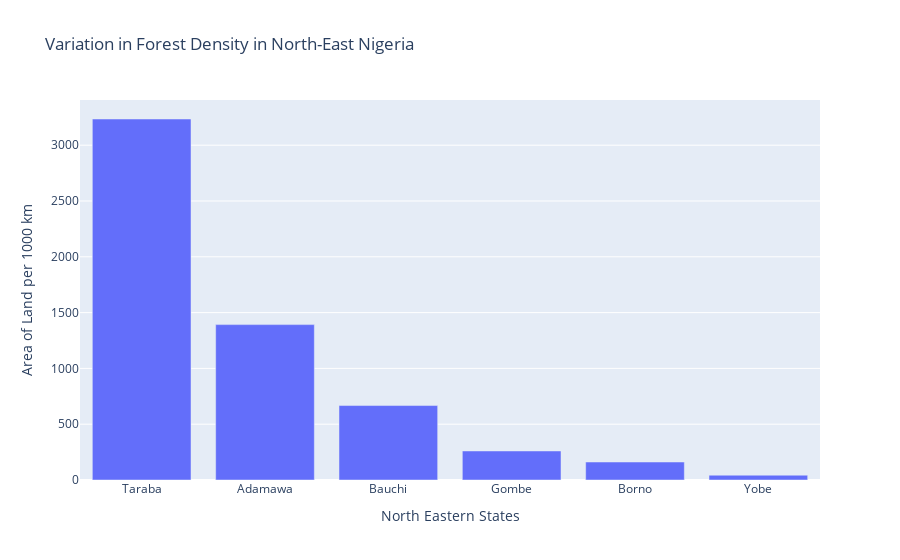

The notebook cell this image was saved under:
### Code cell
geemap.bar_chart(data=ne_fnf, x='ADM1_NAME', y='class_1_km2', x_label= 'North Eastern States', y_label='Area of Land per 1000 km', 
                 title='Variation in Forest Density in North-East Nigeria')

### Figure 1 — Plotly figure (JSON) as saved in the notebook; plotly's stock layout.template omitted (floating-point values rounded to 4 significant figures)
{"data": [{"alignmentgroup": "True", "hovertemplate": "North Eastern States=%{x}<br>Area of Land per 1000 km=%{y}<extra></extra>", "legendgroup": "", "marker": {"color": "#636efa", "pattern": {"shape": ""}}, "name": "", "offsetgroup": "", "orientation": "v", "showlegend": false, "textposition": "auto", "type": "bar", "x": ["Taraba", "Adamawa", "Bauchi", "Gombe", "Borno", "Yobe"], "xaxis": "x", "y": [3235.0, 1392.0, 667.1, 260.1, 161.2, 42.99], "yaxis": "y"}], "layout": {"autosize": true, "barmode": "group", "legend": {"tracegroupgap": 0}, "title": {"text": "Variation in Forest Density in North-East Nigeria"}, "xaxis": {"anchor": "y", "autorange": true, "domain": [0, 1], "range": [-0.5, 5.5], "title": {"text": "North Eastern States"}, "type": "category"}, "yaxis": {"anchor": "x", "autorange": true, "domain": [0, 1], "range": [0, 3405.0], "title": {"text": "Area of Land per 1000 km"}, "type": "linear"}}}
